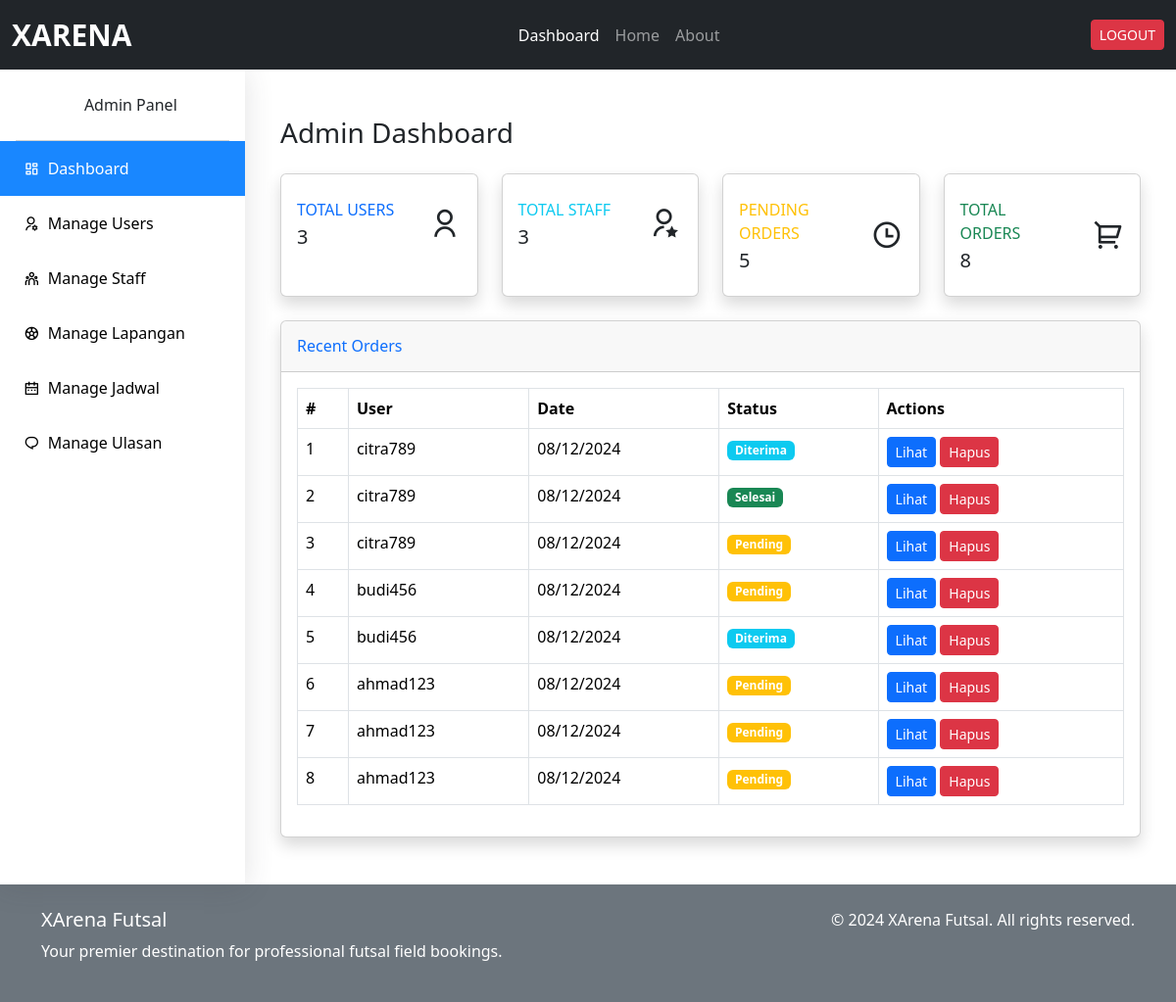
Before: /adm/dashboard/ (signed in) with the older database file.
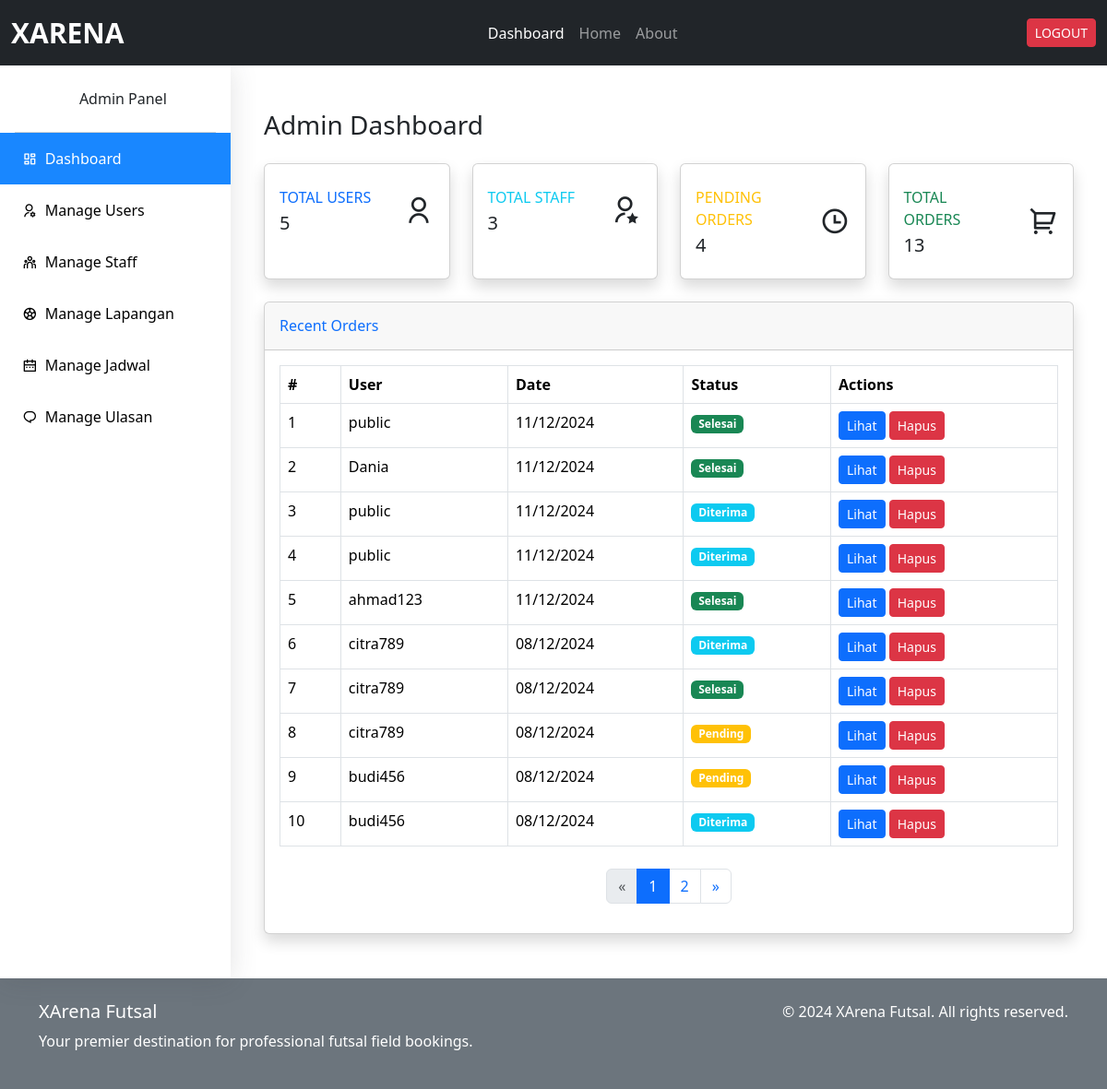
After: the same page with the newer database file.
### xarena_app/models.py (models this page shows, shortened)
class Pemesanan(models.Model):
    user = models.ForeignKey(
        settings.AUTH_USER_MODEL,
        on_delete=models.CASCADE,
        related_name='pemesanan_user',
        help_text="User yang melakukan pemesanan"
    )
    staff = models.ForeignKey(
        settings.AUTH_USER_MODEL,
        on_delete=models.CASCADE,
        null=True,
        blank=True,
        related_name='pemesanan_staff',
        help_text="Staff yang memproses pemesanan"
    )
    jadwal = models.ForeignKey(Jadwal, on_delete=models.CASCADE, help_text="Jadwal pemesanan")
    metode_pembayaran = models.CharField(max_length=20, choices=(
        ('transfer', 'Transfer Bank'),
        ('cash', 'Cash'),
    ), default='transfer')
    status = models.CharField(max_length=20, choices=(
        ('pending', 'Pending'),
        ('diterima', 'Diterima'),
        ('selesai', 'Selesai'),
        ('dibatalkan', 'Dibatalkan'),
    ), default='pending')
    created_at = models.DateTimeField(auto_now_add=True)
    updated_at = models.DateTimeField(auto_now=True)

class CustomUser(AbstractUser):
    nama_lengkap = models.CharField(max_length=100, blank=True, null=True)
    no_hp = models.CharField(max_length=15, blank=True, null=True)

### xarena_app/views.py (the view)
# urls.py: path('adm/dashboard/', views.dashboard_admin, name='dashboard_admin'),
@login_required
def dashboard_admin(request):
    if not request.user.is_superuser:
        raise PermissionDenied
    pemesanan_list = Pemesanan.objects.all().order_by('-created_at')
    paginator = Paginator(pemesanan_list, 10)
    page = request.GET.get('page')
    pemesanan = paginator.get_page(page)
    context = {
        'pemesanan': pemesanan,
        'total_users': CustomUser.objects.filter(is_staff=False, is_superuser=False).count(),
        'total_staff': CustomUser.objects.filter(is_staff=True, is_superuser=False).count(),
        'total_pemesanan': pemesanan_list.count(),
        'pending_pemesanan': pemesanan_list.filter(status='pending').count(),
    }
    return render(request, 'admin/dashboard_admin.html', context)

### templates/admin/dashboard_admin.html (shortened to what the changed rows need)
{% extends './base_admin.html' %} {% load static %} {% block admin_content %}
<div class="container-fluid mt-4">
  <div class="d-sm-flex align-items-center justify-content-between mb-4">
    <h1 class="h3 mb-0 text-gray-800">Admin Dashboard</h1>
  </div>
  <div class="row">
    <div class="col-xl-3 col-md-6 mb-4">
      <div class="card border-left-primary shadow h-100 py-2">
        <div class="card-body">
          <div class="row no-gutters align-items-center">
            <div class="col mr-2">
              <div
                class="text-xs font-weight-bold text-primary text-uppercase mb-1"
              >
                Total Users
              </div>
              <div class="h5 mb-0 font-weight-bold text-gray-800">
                {{ total_users }}
              </div>
            </div>
          </div>
        </div>
      </div>
    </div>
    <div class="col-xl-3 col-md-6 mb-4">
      <div class="card border-left-warning shadow h-100 py-2">
        <div class="card-body">
          <div class="row no-gutters align-items-center">
            <div class="col mr-2">
              <div
                class="text-xs font-weight-bold text-warning text-uppercase mb-1"
              >
                Pending Orders
              </div>
              <div class="h5 mb-0 font-weight-bold text-gray-800">
                {{ pending_pemesanan }}
              </div>
            </div>
          </div>
        </div>
      </div>
    </div>
    <div class="col-xl-3 col-md-6 mb-4">
      <div class="card border-left-success shadow h-100 py-2">
        <div class="card-body">
          <div class="row no-gutters align-items-center">
            <div class="col mr-2">
              <div
                class="text-xs font-weight-bold text-success text-uppercase mb-1"
              >
                Total Orders
              </div>
              <div class="h5 mb-0 font-weight-bold text-gray-800">
                {{ total_pemesanan }}
              </div>
            </div>
          </div>
        </div>
      </div>
    </div>
  </div>
  <div class="card shadow mb-4">
    <div class="card-body">
      <div class="table-responsive">
        <table class="table table-bordered" width="100%" cellspacing="0">
          <thead>
            <tr>
              <th>#</th>
              <th>User</th>
              <th>Date</th>
              <th>Status</th>
              <th>Actions</th>
            </tr>
          </thead>
          <tbody>
            {% for item in pemesanan %}
            <tr>
              <td>{{ forloop.counter }}</td>
              <td>{{ item.user.username }}</td>
              <td>{{ item.created_at|date:"d/m/Y" }}</td>
              <td>
                <span
                  class="badge {% if item.status == 'pending' %} bg-warning {% elif item.status == 'diterima' %} bg-info {% elif item.status == 'dibatalkan' %} bg-danger {% else %} bg-success {% endif %}"
                >
                  {{ item.status|capfirst }}
                </span>
              </td>
              <td>
                <a href="{% url 'detail_pemesanan_admin' item.id %}" class="btn btn-primary btn-sm">Lihat</a>
                <button class="btn btn-danger btn-sm hapus-pemesanan" data-id="{{ item.id }}">Hapus</button>
              </td>
            </tr>
            {% endfor %}
          </tbody>
        </table>
      {% if pemesanan.has_other_pages %}
      <nav aria-label="Page navigation" class="mt-4">
        <ul class="pagination justify-content-center">
          {% if pemesanan.has_previous %}
            <li class="page-item">
              <a class="page-link" href="?page={{ pemesanan.previous_page_number }}">&laquo;</a>
            </li>
          {% else %}
            <li class="page-item disabled">
              <span class="page-link">&laquo;</span>
            </li>
          {% endif %}
          {% for i in pemesanan.paginator.page_range %}
            {% if pemesanan.number == i %}
              <li class="page-item active">
                <span class="page-link">{{ i }}</span>
              </li>
            {% else %}
              <li class="page-item">
                <a class="page-link" href="?page={{ i }}">{{ i }}</a>
              </li>
            {% endif %}
          {% endfor %}
          {% if pemesanan.has_next %}
            <li class="page-item">
              <a class="page-link" href="?page={{ pemesanan.next_page_number }}">&raquo;</a>
            </li>
          {% else %}
            <li class="page-item disabled">
              <span class="page-link">&raquo;</span>
            </li>
          {% endif %}
        </ul>
      </nav>
      {% endif %}
      </div>
    </div>
  </div>
</div>
{% endblock %}

Changed rows visible on the page:
no longer on this page (row edited): Pemesanan: user.username "ahmad123", created_at "08/12/2024", status "Pending"
no longer on this page (row unchanged): Pemesanan: user.username "ahmad123", created_at "08/12/2024", status "Pending"
no longer on this page (row unchanged): Pemesanan: user.username "ahmad123", created_at "08/12/2024", status "Pending"
added Pemesanan: user.username "public", created_at "11/12/2024", status "Selesai"
added Pemesanan: user.username "Dania", created_at "11/12/2024", status "Selesai"
added Pemesanan: user.username "public", created_at "11/12/2024", status "Diterima"
added Pemesanan: user.username "public", created_at "11/12/2024", status "Diterima"
added Pemesanan: user.username "ahmad123", created_at "11/12/2024", status "Selesai"
Other visible differences:
{{ total_users }}: "3" → "5"
{{ pending_pemesanan }}: "5" → "4"
{{ total_pemesanan }}: "8" → "13"
new list line: "1"
new list line: "2"
